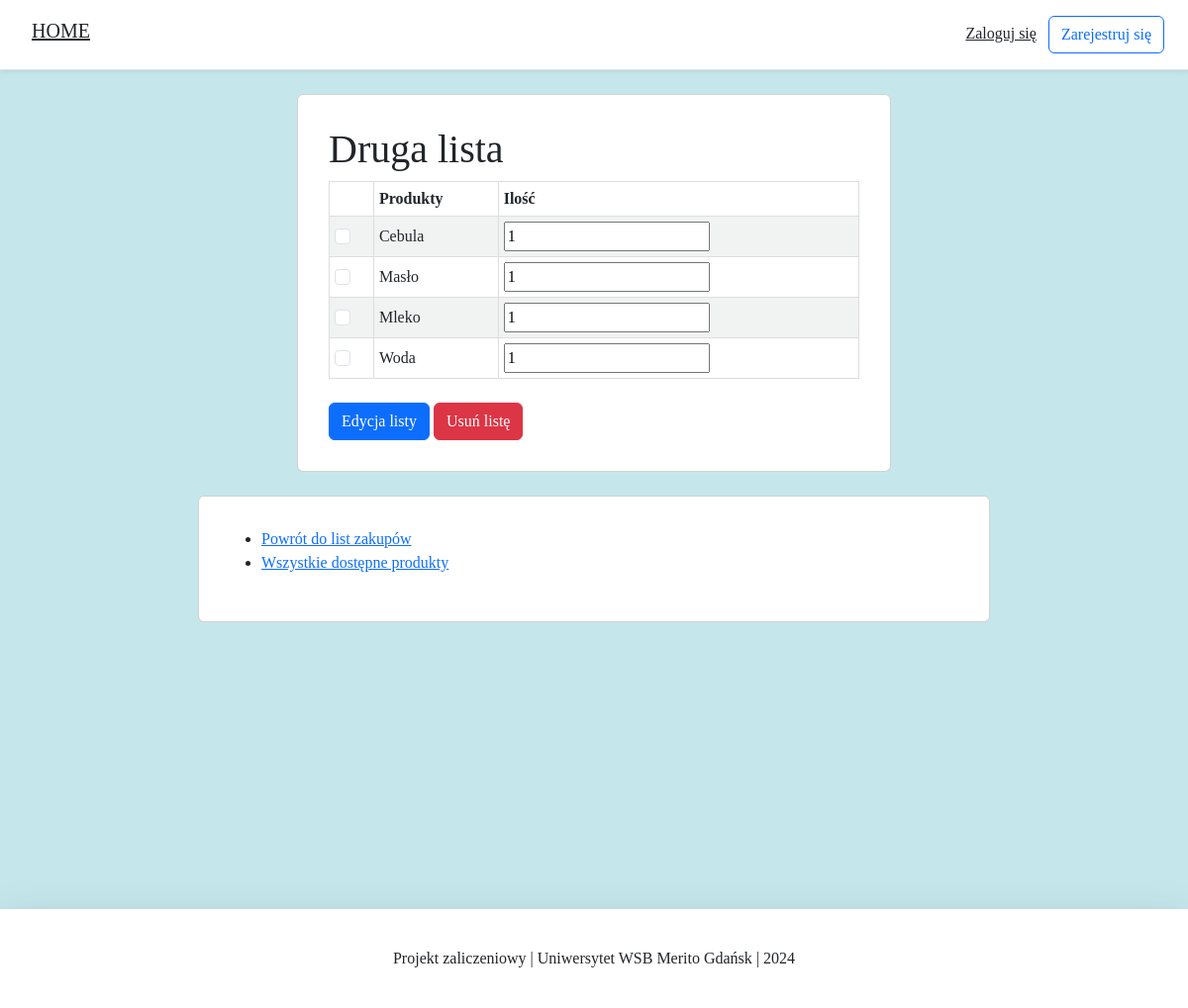
Page /2 on the earlier database version.
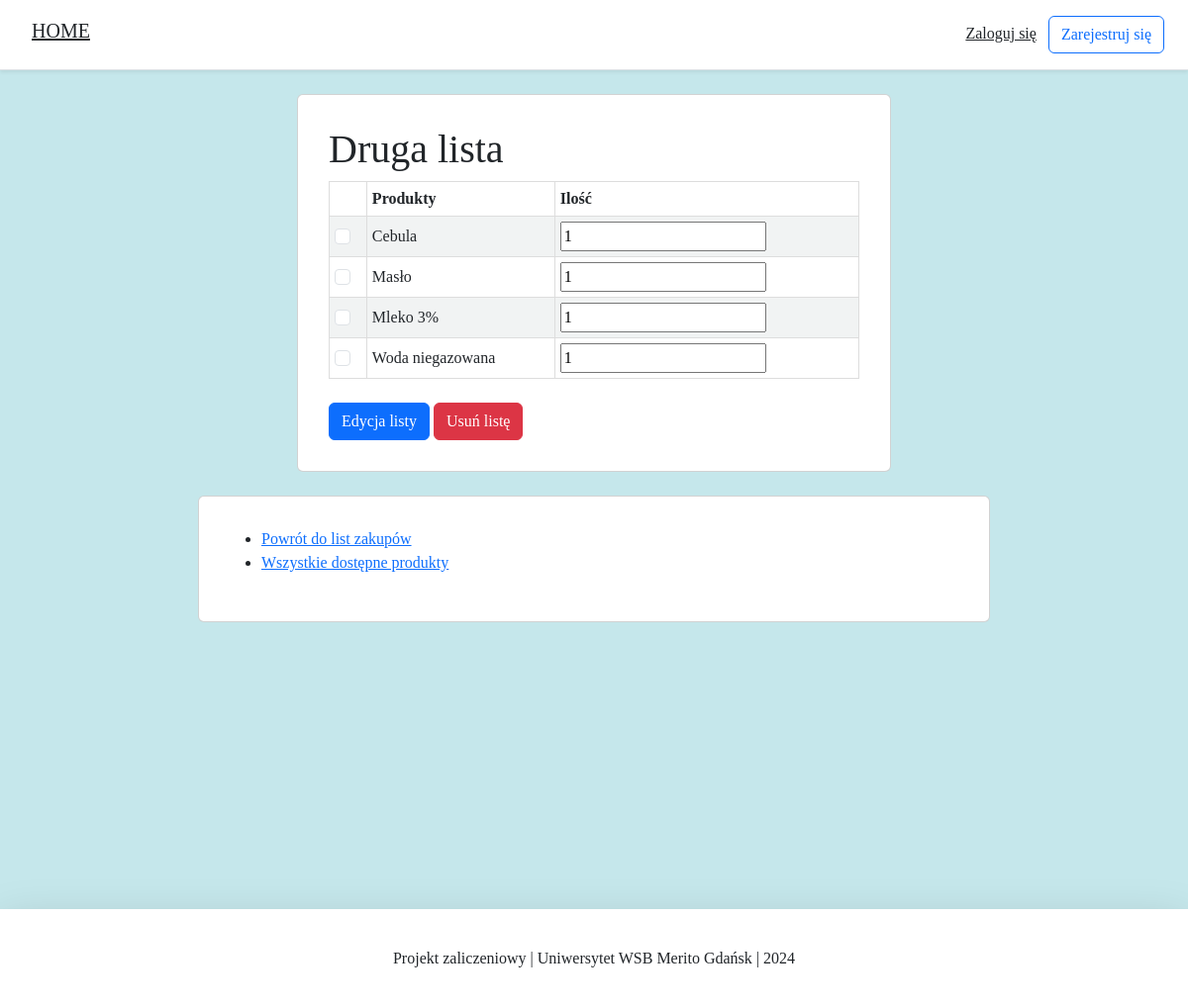
Same page on the later database version.
### products/models.py (models this page shows, shortened)
class Products(models.Model):
    product_name = models.CharField(max_length=30, verbose_name="Nazwa produktu", unique=True,
                                    error_messages={'unique': 'Taki produkt już istnieje!'})
    class Meta:
        verbose_name_plural = "Produkty"

### products/views.py (the view)
# urls.py: path('<int:pk>', ShoppingListDetails.as_view(), name='details'),
class ShoppingListDetails(DetailView):
    model = ShoppingLists
    template_name = "list_details.html"
    def get_context_data(self, **kwargs):
        context = super().get_context_data(**kwargs)
        context['products_list'] = Products.objects.filter(shoppinglists=self.object.id).order_by("product_name")
        return context

### products/templates/list_details.html (shortened to what this page needs)
{% extends 'base.html' %}
{% load static %}
{% block content %}
<body>
<div class="container">
    <div class="row justify-content-center">
        <div class="card card-main">
            <div class="card-body">
                <h1> {{ shoppinglists.lists_name }} </h1>
                <table>
                    <tr>
                        <th> </th>
                        <th>Produkty</th>
                        <th>Ilość</th>
                    </tr>
                    {% for product in products_list %}
                    <tr>
                        <td>
                            <div>
                              <input class="form-check-input" type="checkbox" id="checkboxNoLabel" value=""
                                     aria-label="...">
                            </div>
                        </td>
                        <td>{{ product.product_name }}</td>
                        <td>
                            <input type="number" min="1" value="1">
                        </td>
                    </tr>
                    {% empty %}
                    <tr>
                    <td>Brak produktów</td>
                    </tr>
                    {% endfor %}
                </table>
                <br>
                <a href="{% url 'change' shoppinglists.id %}" class="btn btn-primary">Edycja listy</a>
                <a href="{% url 'delete' shoppinglists.id %}" class="btn btn-danger">Usuń listę</a>
            </div>
        </div>
    </div>
</div>
<div class="container mt-4">
    <div class="row justify-content-center">
        <div class="card card-navigate">
            <div class="card-body">
                <ul>
                    <li><a href="{% url 'shopping_list' %}">Powrót do list zakupów</a></li>
                    <li><a href="{% url 'products' %}">Wszystkie dostępne produkty</a></li>
                </ul>
            </div>
        </div>
    </div>
</div>
</body>
{% endblock content %}

Differences in the rows shown:
changed Products: product_name "Mleko" → "Mleko 3%"
changed Products: product_name "Woda" → "Woda niegazowana"
